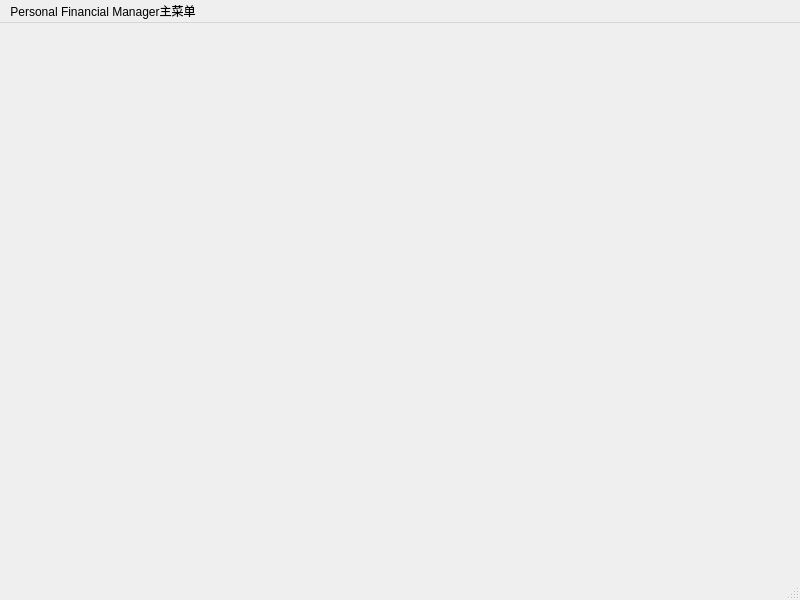
<?xml version="1.0" encoding="UTF-8"?>
<ui version="4.0">
 <class>MainWindow</class>
 <widget class="QMainWindow" name="MainWindow">
  <property name="geometry">
   <rect>
    <x>0</x>
    <y>0</y>
    <width>800</width>
    <height>600</height>
   </rect>
  </property>
  <property name="windowTitle">
   <string>MainWindow</string>
  </property>
  <widget class="QWidget" name="centralwidget"/>
  <widget class="QMenuBar" name="menubar">
   <property name="geometry">
    <rect>
     <x>0</x>
     <y>0</y>
     <width>800</width>
     <height>17</height>
    </rect>
   </property>
   <widget class="QMenu" name="menuPersonal_Financial_Manager">
    <property name="title">
     <string>Personal Financial Manager主菜单</string>
    </property>
   </widget>
   <addaction name="menuPersonal_Financial_Manager"/>
  </widget>
  <widget class="QStatusBar" name="statusbar"/>
 </widget>
 <resources/>
 <connections/>
</ui>
